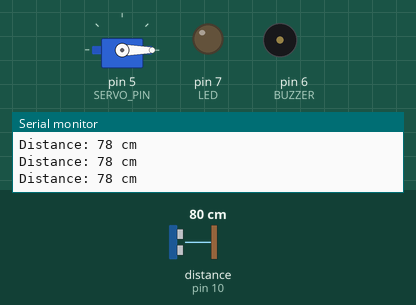
Bench run of a sketch on a simulated Arduino Uno, built with avr-gcc and run on an emulated ATmega328P. Parts: servo, output pins drawn as LEDs (lit = HIGH), buzzer (waves = sounding, pin HIGH), the last lines printed to the serial monitor. Wiring (inferred from the names in the program): ultrasonic range finder: trigger pin 9; echo pin 10. Inputs (shaded band) come from the test bench; at power-on: distance to the obstacle (sensor on pin 10) 80 cm. The echo pulse lasts 58.3 µs per cm; pins used as bus, display or sensor lines are not drawn.

Above: at 1.3 s.
1.4 s: distance to the obstacle (sensor on pin 10) set to 22 cm
2.9 s: distance to the obstacle (sensor on pin 10) set to 19 cm
At 3.6 s:
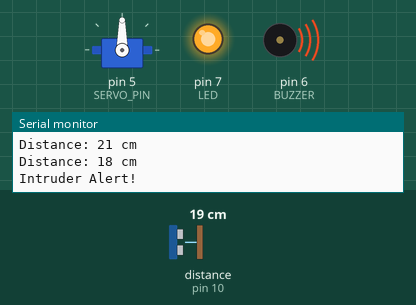
4.5 s: distance to the obstacle (sensor on pin 10) set to 35 cm
At 4.9 s:
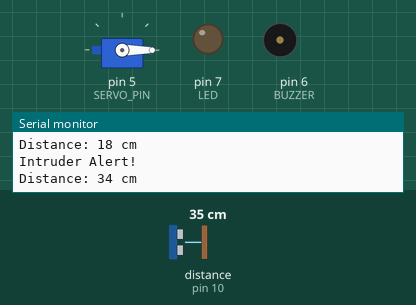
6.0 s: distance to the obstacle (sensor on pin 10) set to 2 cm
At 7.5 s:
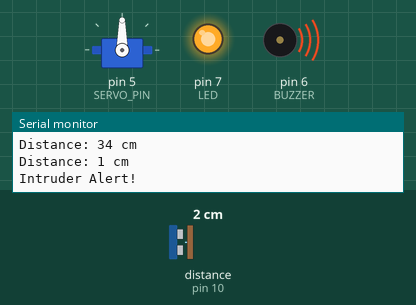
Timing chart, 0 to 8.5 s (numbered marks = the images above; inputs shaded):
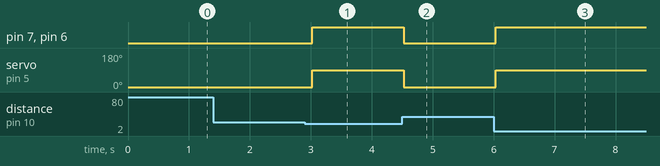

The sketch:

intruder_system.ino
```cpp
#include <Servo.h>
#include <DHT.h>

#define TRIG_PIN 9
#define ECHO_PIN 10
#define DHT_PIN 2
#define DHT_TYPE DHT11
#define BUZZER 6
#define LED 7
#define SERVO_PIN 5

DHT dht(DHT_PIN, DHT_TYPE);
Servo servo;

void setup() {
    Serial.begin(9600);
    pinMode(TRIG_PIN, OUTPUT);
    pinMode(ECHO_PIN, INPUT);
    pinMode(BUZZER, OUTPUT);
    pinMode(LED, OUTPUT);
    servo.attach(SERVO_PIN);
    servo.write(0);  // Initial position

    dht.begin();
}

void loop() {
    long duration;
    int distance;

    // Trigger Ultrasonic Sensor
    digitalWrite(TRIG_PIN, LOW);
    delayMicroseconds(2);
    digitalWrite(TRIG_PIN, HIGH);
    delayMicroseconds(10);
    digitalWrite(TRIG_PIN, LOW);

    duration = pulseIn(ECHO_PIN, HIGH);
    distance = duration * 0.034 / 2;

    Serial.print("Distance: ");
    Serial.print(distance);
    Serial.println(" cm");

    if (distance < 20) { // Intruder detected within 20cm
        digitalWrite(BUZZER, HIGH);
        digitalWrite(LED, HIGH);
        servo.write(90);  // Move servo to 90 degrees (simulate door closing)
        Serial.println("Intruder Alert!");
        delay(1000);
    } else {
        digitalWrite(BUZZER, LOW);
        digitalWrite(LED, LOW);
        servo.write(0);  // Reset servo to initial position
    }

    delay(500);
}
```

Measured:
- the behaviour switches between 21 and 20 cm on distance to the obstacle (sensor on pin 10) (found by bisection; images 0 and 1)
- after the input at 2.9 s, pin 7 (LED), pin 6 (BUZZER): LOW → HIGH after 0.12 s; servo on pin 5 (SERVO_PIN): 0° → 90° after 0.12 s
- after the input at 4.5 s, pin 7 (LED), pin 6 (BUZZER): HIGH → LOW at once; servo on pin 5 (SERVO_PIN): 90° → 0° at once
- after the input at 6.0 s, pin 7 (LED), pin 6 (BUZZER): LOW → HIGH at once; servo on pin 5 (SERVO_PIN): 0° → 90° at once
